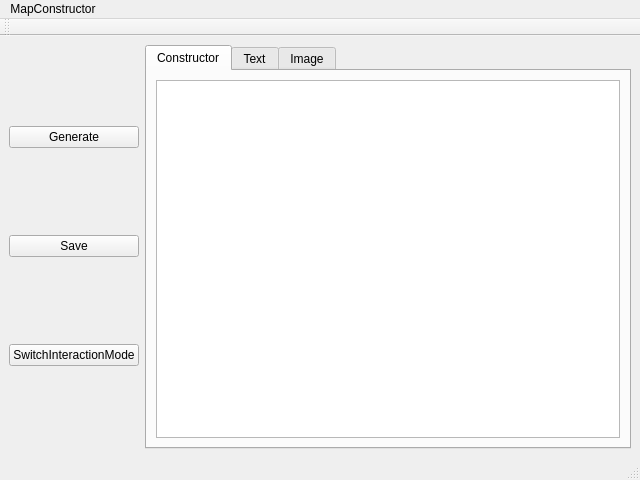
<?xml version="1.0" encoding="UTF-8"?>
<ui version="4.0">
 <class>MainWindow</class>
 <widget class="QMainWindow" name="MainWindow">
  <property name="geometry">
   <rect>
    <x>0</x>
    <y>0</y>
    <width>640</width>
    <height>480</height>
   </rect>
  </property>
  <property name="windowTitle">
   <string>MapConstructor</string>
  </property>
  <widget class="QWidget" name="centralwidget">
   <layout class="QHBoxLayout" name="horizontalLayout">
    <item>
     <layout class="QVBoxLayout" name="verticalLayout">
      <item>
       <widget class="QPushButton" name="pb_generate">
        <property name="text">
         <string>Generate</string>
        </property>
       </widget>
      </item>
      <item>
       <widget class="QPushButton" name="pb_save">
        <property name="text">
         <string>Save</string>
        </property>
       </widget>
      </item>
      <item>
       <widget class="QPushButton" name="pb_switchInteractionMode">
        <property name="text">
         <string>SwitchInteractionMode</string>
        </property>
       </widget>
      </item>
     </layout>
    </item>
    <item>
     <widget class="QTabWidget" name="tabWidget">
      <property name="currentIndex">
       <number>0</number>
      </property>
      <widget class="QWidget" name="tab_3">
       <attribute name="title">
        <string>Constructor</string>
       </attribute>
       <layout class="QVBoxLayout" name="verticalLayout_5">
        <item>
         <widget class="QGraphicsView" name="graphicsview">
          <property name="lineWidth">
           <number>100</number>
          </property>
          <property name="midLineWidth">
           <number>0</number>
          </property>
         </widget>
        </item>
       </layout>
      </widget>
      <widget class="QWidget" name="tab">
       <attribute name="title">
        <string>Text</string>
       </attribute>
       <layout class="QVBoxLayout" name="verticalLayout_3">
        <item>
         <widget class="QTextBrowser" name="xml_browser"/>
        </item>
       </layout>
      </widget>
      <widget class="QWidget" name="tab_2">
       <attribute name="title">
        <string>Image</string>
       </attribute>
       <layout class="QVBoxLayout" name="verticalLayout_4">
        <item>
         <widget class="QLabel" name="lb_image">
          <property name="focusPolicy">
           <enum>Qt::NoFocus</enum>
          </property>
          <property name="text">
           <string/>
          </property>
         </widget>
        </item>
       </layout>
      </widget>
     </widget>
    </item>
   </layout>
  </widget>
  <widget class="QMenuBar" name="menubar">
   <property name="geometry">
    <rect>
     <x>0</x>
     <y>0</y>
     <width>640</width>
     <height>22</height>
    </rect>
   </property>
   <widget class="QMenu" name="menuMapConstructor">
    <property name="title">
     <string>MapConstructor</string>
    </property>
   </widget>
   <addaction name="menuMapConstructor"/>
  </widget>
  <widget class="QStatusBar" name="statusbar"/>
  <widget class="QToolBar" name="toolBar">
   <property name="windowTitle">
    <string>toolBar</string>
   </property>
   <attribute name="toolBarArea">
    <enum>TopToolBarArea</enum>
   </attribute>
   <attribute name="toolBarBreak">
    <bool>false</bool>
   </attribute>
  </widget>
 </widget>
 <resources/>
 <connections/>
</ui>
